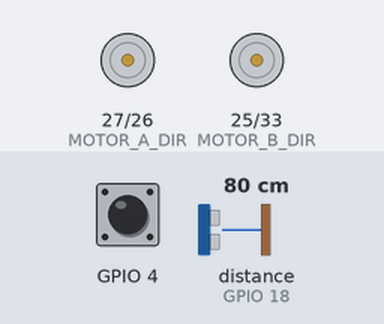
A sketch run on a simulated ESP32. Shown: direction and speed pins drawn as motors (green arrow = direction pin HIGH = forward, orange = LOW = backward, longer = more drive). Wiring (inferred from the names in the program): ultrasonic range finder: trigger GPIO 5; echo GPIO 18. Inputs (shaded band) come from the test bench; at power-on: distance to the obstacle (sensor on GPIO 18) 80 cm, GPIO 4 HIGH. The echo pulse lasts 58.3 µs per cm; what the sketch prints to the serial monitor is not drawn.

Above: at 1.2 s.
1.3 s: distance to the obstacle (sensor on GPIO 18) set to 34 cm
2.8 s: distance to the obstacle (sensor on GPIO 18) set to 28 cm
At 3.3 s:
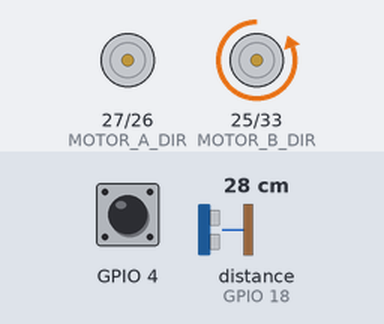
4.3 s: GPIO 4 pulled LOW for 0.15 s
At 5.1 s:
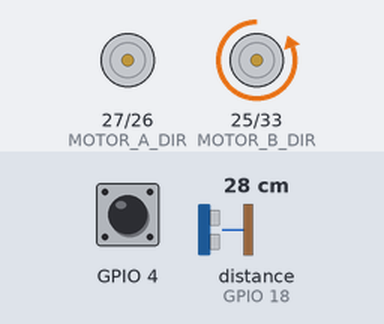
5.9 s: GPIO 4 pulled LOW for 3.2 s
At 6.8 s:
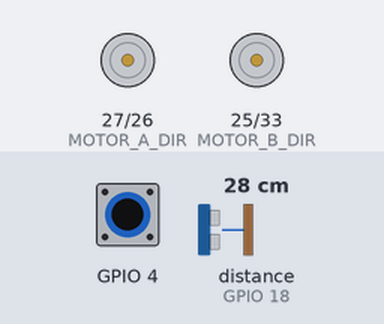
10.6 s: distance to the obstacle (sensor on GPIO 18) set to 35 cm
At 11.7 s:
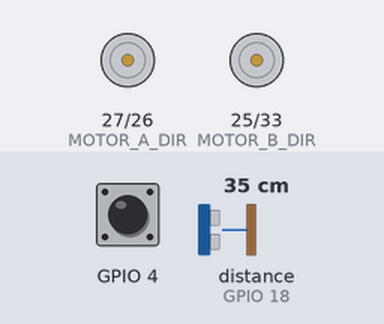
Timing chart, 0 to 13.1 s (numbered marks = the images above; inputs shaded):
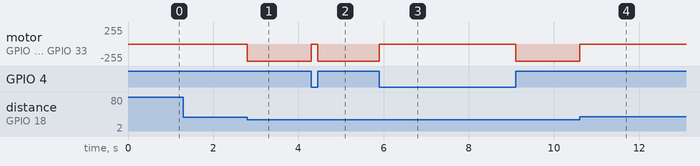

The sketch:

gendev.bot.esp32.all.ino
```cpp
#include <Arduino.h>

#ifdef WIFI
#include <ArduinoJson.h> //https://arduinojson.org
#include <WiFi.h>
#endif

#define MOTOR_A_PWM 26 //A-1A
#define MOTOR_A_DIR 27 //A1-B
#define MOTOR_B_PWM 33 //B-1A
#define MOTOR_B_DIR 25 //B-1B
// next one depends a lot on battery power
#define PWM_SLOW 1023 //700  // slow speed PWM duty cycle

#define TRIGGER_PIN  5
#define ECHO_PIN     18
#define MAX_DISTANCE 100 // Maximum distance

int distance = 0;

// features
#define TRACING
#define EMG_HW
//#define WIFI

#ifdef WIFI
#include <HTTPClient.h>
HTTPClient http;
#endif

void setup() {
  #ifdef TRACING
  Serial.begin(115200);
  #endif

  #ifdef WIFI
  // create a portal if cannot connect to previous AP
  WiFi.mode(WIFI_STA);
  WiFi.begin("jor", "00000000");
  http.setReuse(true);
  #endif


  pinMode(TRIGGER_PIN, OUTPUT);
  pinMode(ECHO_PIN, INPUT);

  pinMode( MOTOR_B_DIR, OUTPUT );
  pinMode( MOTOR_B_PWM, OUTPUT );
  digitalWrite( MOTOR_B_DIR, LOW );
  digitalWrite( MOTOR_B_PWM, LOW );

  pinMode( MOTOR_A_DIR, OUTPUT );
  pinMode( MOTOR_A_PWM, OUTPUT );
  digitalWrite( MOTOR_A_DIR, LOW );
  digitalWrite( MOTOR_A_PWM, LOW );
}

void loop() {
  distance = getDistance();
  #ifdef TRACING
  Serial.println(distance);
  #endif

  #ifdef EMG_HW
  int touch = touchRead(4);
  #endif
  #ifdef TRACING
  Serial.println(touch);
  #endif


  #ifdef WIFI
  #ifdef TRACING
  Serial.printf("[HTTP] trying to begin");
  #endif
  #endif

  #ifdef WIFI
  if (http.begin("192.168.137.1", 8080, "/robot?distance=" + String(distance))) {
    int httpCode = http.GET();
    if (httpCode > 0) {
      if (httpCode == HTTP_CODE_OK || httpCode == HTTP_CODE_MOVED_PERMANENTLY) {
        String payload = http.getString();
        Serial.println(payload);
        StaticJsonDocument<100> doc;
        deserializeJson(doc, payload);

        const char* leftM = doc["leftM"];
        const char* rightM = doc["rightM"];

        int dirChange = 0;
        if (strcmp(leftM, "FWD")==0) {
          if (dirA == -1) {
            dirChange++;
          }
          dirA = 1;
        } else if (strcmp(leftM, "BWD")==0) {
          if (dirA == 1) {
            dirChange++;
          }
          dirA = -1;
        } else {
          dirA = 0;
        }
        if (strcmp(rightM, "FWD")==0) {
          if (dirB == -1) {
            dirChange++;
          }
          dirB = 1;
        } else if (strcmp(rightM, "BWD")==0) {
          if (dirB == 1) {
            dirChange++;
          }
          dirB = -1;
        } else {
          dirB = 0;
        }
        // delay of one motor changes direction
        if (dirChange > 0) {
          // important to stop both to avoid asymmetric turns etc.
          stopA();
          stopB();
          delay(dirChange * waitDirChange);
        }
        // issue actual commands
        if (dirA == -1) {
          backA();
        } else if (dirA == 0) {
          stopA();
        } else {
          forwardA();
        }
        if (dirB == -1) {
          backB();
        } else if (dirB == 0) {
          stopB();
        } else {
          forwardB();
        }
      }
    } else {
      Serial.printf("[HTTP] GET... failed, error: %s\n", http.errorToString(httpCode).c_str());
    }
    http.end();
  } else {
    Serial.printf("[HTTP] Unable to connect\n");
  }
  #endif

  #ifdef EMG_HW
  if (touch > 30) {
  #endif
    if (distance > 30) {
      going();
    } else {
      turning();
    }
  #ifdef EMG_HW
  } else {
    stopping();
  }
  #endif


}

int getDistance() {
  // pulse the USS
  digitalWrite(TRIGGER_PIN, LOW);
  delayMicroseconds(2);
  digitalWrite(TRIGGER_PIN, HIGH);
  delayMicroseconds(10);
  digitalWrite(TRIGGER_PIN, LOW);
  // abort after 6 milliseconds ~ 100cm
  long duration = pulseIn(ECHO_PIN, HIGH, 6000);
  #ifdef TRACING
  Serial.printf("duration: %ld\n", duration);
  #endif
  if (duration != 0) {
    // roughly cm
    return (duration / 58);
  } else {
    return MAX_DISTANCE;
  }
}

void going() {
  digitalWrite( MOTOR_A_DIR, HIGH ); // direction = forward
  analogWrite( MOTOR_A_PWM, 1023-PWM_SLOW ); // PWM speed = slow
  digitalWrite( MOTOR_B_DIR, HIGH ); // direction = forward
  analogWrite( MOTOR_B_PWM, 1023-PWM_SLOW ); // PWM speed = slow
}

void turning() {
  digitalWrite( MOTOR_A_DIR, HIGH ); // direction = forward
  analogWrite( MOTOR_A_PWM, 1023-PWM_SLOW ); // PWM speed = slow
  digitalWrite( MOTOR_B_DIR, LOW ); // direction = forward
  analogWrite( MOTOR_B_PWM, PWM_SLOW ); // PWM speed = slow
}

void stopping() {
  digitalWrite( MOTOR_A_DIR, LOW ); // direction = forward
  digitalWrite( MOTOR_A_PWM, LOW ); // PWM speed = slow
  digitalWrite( MOTOR_B_DIR, LOW ); // direction = forward
  digitalWrite( MOTOR_B_PWM, LOW ); // PWM speed = slow
}

void backing() {
  digitalWrite( MOTOR_A_DIR, LOW ); // direction = forward
  analogWrite( MOTOR_A_PWM, PWM_SLOW ); // PWM speed = slow
  digitalWrite( MOTOR_B_DIR, LOW ); // direction = forward
  analogWrite( MOTOR_B_PWM, PWM_SLOW ); // PWM speed = slow
}
```

Measured:
- the behaviour switches between 31 and 30 cm on distance to the obstacle (sensor on GPIO 18) (found by bisection; images 0 and 1)
- after the input at 2.8 s, motor on GPIO 25 (MOTOR_B_DIR) / GPIO 33 (MOTOR_B_PWM): stopped → backward 255/255 at once
- after the input at 4.3 s, motor on GPIO 25 (MOTOR_B_DIR) / GPIO 33 (MOTOR_B_PWM): backward 255/255 → stopped at once, → backward 255/255 0.15 s later
- after the input at 5.9 s, motor on GPIO 25 (MOTOR_B_DIR) / GPIO 33 (MOTOR_B_PWM): backward 255/255 → stopped at once, → backward 255/255 3.2 s later
- after the input at 10.6 s, motor on GPIO 25 (MOTOR_B_DIR) / GPIO 33 (MOTOR_B_PWM): backward 255/255 → stopped at once
